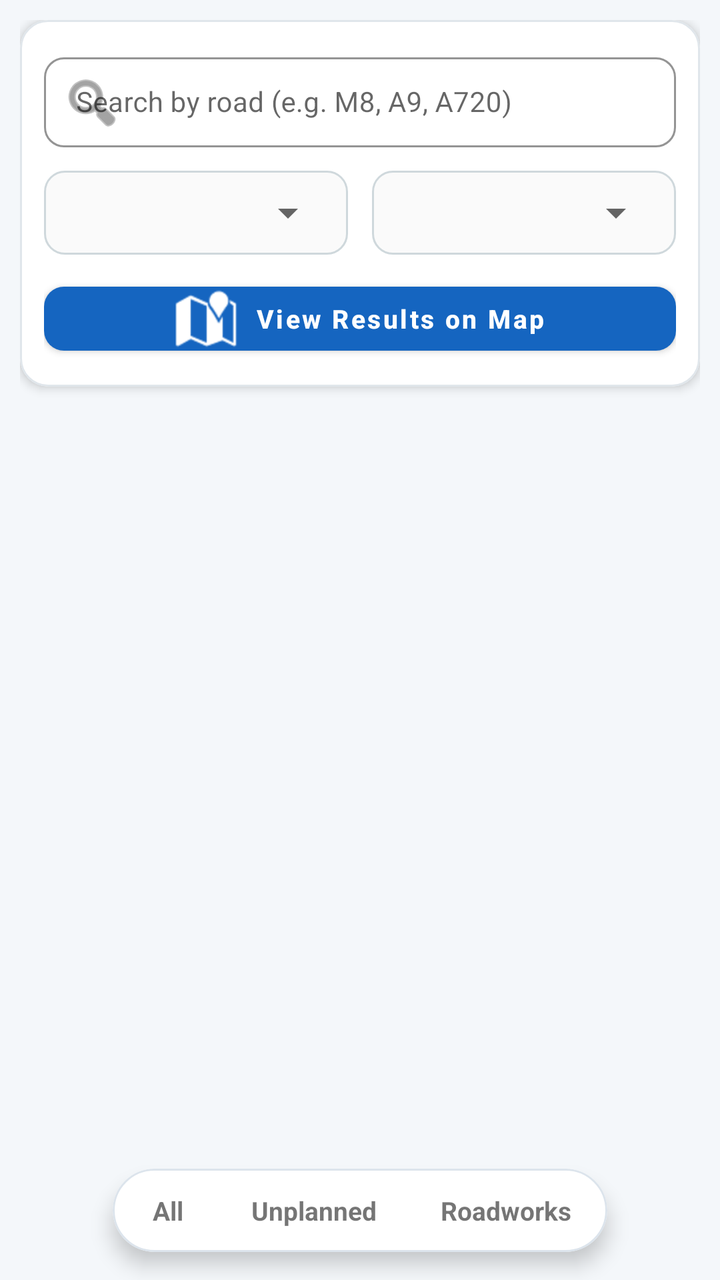
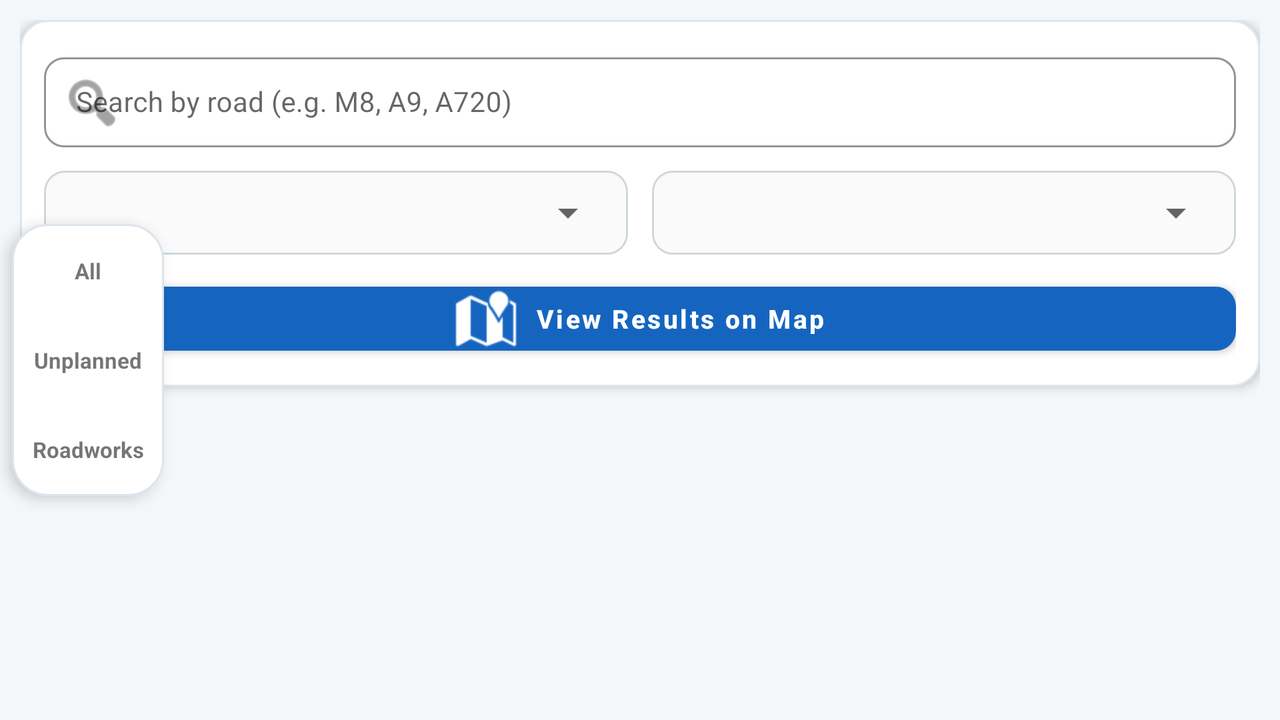

An Android layout and its configuration variant, each rendered on a device that would load it. The default file and the variant file are quoted in full after the pictures.
<!-- AndroidManifest.xml: application theme Theme.Nwaiwu_Value_S2358062 -->
<!-- res/layout/fragment_situation_list.xml -->
<?xml version="1.0" encoding="utf-8"?>
<FrameLayout xmlns:android="http://schemas.android.com/apk/res/android"
    xmlns:app="http://schemas.android.com/apk/res-auto"
    android:layout_width="match_parent"
    android:layout_height="match_parent"
    android:background="@color/blue_surface">

    <LinearLayout
        android:layout_width="match_parent"
        android:layout_height="match_parent"
        android:orientation="vertical"
        android:padding="10dp">

        
        <com.google.android.material.card.MaterialCardView
            android:id="@+id/searchControlsContainer"
            android:layout_width="match_parent"
            android:layout_height="wrap_content"
            android:layout_marginBottom="10dp"
            app:cardBackgroundColor="#FFFFFF"
            app:cardCornerRadius="14dp"
            app:cardElevation="3dp"
            app:strokeColor="#E0E6EB"
            app:strokeWidth="1dp">

            <LinearLayout
                android:layout_width="match_parent"
                android:layout_height="wrap_content"
                android:orientation="vertical"
                android:padding="12dp">

                <com.google.android.material.textfield.TextInputLayout
                    style="@style/Widget.MaterialComponents.TextInputLayout.OutlinedBox.Dense"
                    android:layout_width="match_parent"
                    android:layout_height="wrap_content"
                    android:hint="Search by road (e.g. M8, A9, A720)"
                    app:boxCornerRadiusBottomEnd="10dp"
                    app:boxCornerRadiusBottomStart="10dp"
                    app:boxCornerRadiusTopEnd="10dp"
                    app:boxCornerRadiusTopStart="10dp"
                    app:boxStrokeColor="@color/blue_primary"
                    app:endIconMode="clear_text"
                    app:startIconDrawable="@android:drawable/ic_menu_search">

                    <com.google.android.material.textfield.TextInputEditText
                        android:id="@+id/searchRoadInput"
                        android:layout_width="match_parent"
                        android:layout_height="wrap_content"
                        android:inputType="text"
                        android:maxLines="1"
                        android:textSize="14sp" />
                </com.google.android.material.textfield.TextInputLayout>

                <LinearLayout
                    android:layout_width="match_parent"
                    android:layout_height="wrap_content"
                    android:layout_marginTop="10dp"
                    android:baselineAligned="false"
                    android:orientation="horizontal">

                    <FrameLayout
                        android:layout_width="0dp"
                        android:layout_height="42dp"
                        android:layout_marginEnd="6dp"
                        android:layout_weight="1"
                        android:background="@drawable/bg_spinner_box"
                        android:paddingStart="6dp"
                        android:paddingEnd="6dp">

                        <Spinner
                            android:id="@+id/categorySpinner"
                            android:layout_width="match_parent"
                            android:layout_height="match_parent" />
                    </FrameLayout>

                    <FrameLayout
                        android:layout_width="0dp"
                        android:layout_height="42dp"
                        android:layout_marginStart="6dp"
                        android:layout_weight="1"
                        android:background="@drawable/bg_spinner_box"
                        android:paddingStart="6dp"
                        android:paddingEnd="6dp">

                        <Spinner
                            android:id="@+id/distanceSpinner"
                            android:layout_width="match_parent"
                            android:layout_height="match_parent" />
                    </FrameLayout>
                </LinearLayout>

                <com.google.android.material.button.MaterialButton
                    android:id="@+id/btnViewFilteredOnMap"
                    android:layout_width="match_parent"
                    android:layout_height="44dp"
                    android:layout_marginTop="10dp"
                    android:text="View Results on Map"
                    android:textAllCaps="false"
                    android:textSize="13sp"
                    android:textStyle="bold"
                    app:backgroundTint="@color/blue_primary"
                    app:cornerRadius="10dp"
                    app:icon="@android:drawable/ic_dialog_map"
                    app:iconGravity="textStart"
                    app:iconPadding="8dp" />
            </LinearLayout>
        </com.google.android.material.card.MaterialCardView>

        <TextView
            android:id="@+id/emptyView"
            android:layout_width="match_parent"
            android:layout_height="wrap_content"
            android:gravity="center"
            android:padding="24dp"
            android:text="No matching traffic situations found."
            android:textColor="#607D8B"
            android:visibility="gone" />

        
        <androidx.recyclerview.widget.RecyclerView
            android:id="@+id/situationsRecyclerView"
            android:layout_width="match_parent"
            android:layout_height="0dp"
            android:layout_weight="1"
            android:clipToPadding="false"
            android:paddingBottom="72dp" />
    </LinearLayout>

    
    <com.google.android.material.card.MaterialCardView
        android:id="@+id/feedFilterBar"
        android:layout_width="wrap_content"
        android:layout_height="wrap_content"
        android:layout_gravity="bottom|center_horizontal"
        android:layout_marginBottom="14dp"
        app:cardBackgroundColor="#FFFFFF"
        app:cardCornerRadius="28dp"
        app:cardElevation="6dp"
        app:strokeColor="#DCE4EC"
        app:strokeWidth="1dp">

        <LinearLayout
            android:layout_width="wrap_content"
            android:layout_height="wrap_content"
            android:orientation="horizontal"
            android:padding="4dp">

            <TextView
                android:id="@+id/btnFilterAll"
                android:layout_width="wrap_content"
                android:layout_height="wrap_content"
                android:clickable="true"
                android:focusable="true"
                android:paddingStart="16dp"
                android:paddingTop="8dp"
                android:paddingEnd="16dp"
                android:paddingBottom="8dp"
                android:text="All"
                android:textSize="13sp"
                android:textStyle="bold" />

            <TextView
                android:id="@+id/btnFilterUnplanned"
                android:layout_width="wrap_content"
                android:layout_height="wrap_content"
                android:layout_marginStart="4dp"
                android:clickable="true"
                android:focusable="true"
                android:paddingStart="14dp"
                android:paddingTop="8dp"
                android:paddingEnd="14dp"
                android:paddingBottom="8dp"
                android:text="Unplanned"
                android:textSize="13sp"
                android:textStyle="bold" />

            <TextView
                android:id="@+id/btnFilterRoadworks"
                android:layout_width="wrap_content"
                android:layout_height="wrap_content"
                android:layout_marginStart="4dp"
                android:clickable="true"
                android:focusable="true"
                android:paddingStart="14dp"
                android:paddingTop="8dp"
                android:paddingEnd="14dp"
                android:paddingBottom="8dp"
                android:text="Roadworks"
                android:textSize="13sp"
                android:textStyle="bold" />
        </LinearLayout>
    </com.google.android.material.card.MaterialCardView>

</FrameLayout>
<!-- resources referenced by this layout -->
<resources>
  <color name="blue_primary">#1565C0</color>
  <color name="blue_surface">#F4F7FA</color>
  <!-- drawable bg_spinner_box (drawable) -->
  <?xml version="1.0" encoding="utf-8"?>
  <shape xmlns:android="http://schemas.android.com/apk/res/android"
      android:shape="rectangle">
      <solid android:color="#FAFAFA" />
      <stroke
          android:width="1dp"
          android:color="#CFD8DC" />
      <corners android:radius="10dp" />
  </shape>
  <style name="Theme.Nwaiwu_Value_S2358062" parent="Theme.MaterialComponents.DayNight.NoActionBar">
          <item name="colorPrimary">@color/blue_primary</item>
          <item name="colorPrimaryVariant">@color/blue_dark</item>
          <item name="colorOnPrimary">@color/white</item>
          <item name="colorSecondary">@color/blue_accent</item>
          <item name="colorOnSecondary">@color/white</item>
          <item name="android:statusBarColor">@color/blue_dark</item>
          <item name="android:windowLightStatusBar">false</item>
      </style>
  <color name="blue_dark">#0D47A1</color>
  <color name="white">#FFFFFF</color>
  <color name="blue_accent">#1E88E5</color>
</resources>
<!-- res/layout-land/fragment_situation_list.xml (the repository's variant of the layout above) -->
<!-- drawn on the phone turned sideways -->
<?xml version="1.0" encoding="utf-8"?>
<FrameLayout xmlns:android="http://schemas.android.com/apk/res/android"
    xmlns:app="http://schemas.android.com/apk/res-auto"
    android:layout_width="match_parent"
    android:layout_height="match_parent"
    android:background="@color/blue_surface">

    <androidx.core.widget.NestedScrollView
        android:layout_width="match_parent"
        android:layout_height="match_parent"
        android:fillViewport="true">

        <LinearLayout
            android:layout_width="match_parent"
            android:layout_height="wrap_content"
            android:orientation="vertical"
            android:padding="10dp">

            
            <com.google.android.material.card.MaterialCardView
                android:id="@+id/searchControlsContainer"
                android:layout_width="match_parent"
                android:layout_height="wrap_content"
                android:layout_marginBottom="10dp"
                app:cardBackgroundColor="#FFFFFF"
                app:cardCornerRadius="14dp"
                app:cardElevation="3dp"
                app:strokeColor="#E0E6EB"
                app:strokeWidth="1dp">

                <LinearLayout
                    android:layout_width="match_parent"
                    android:layout_height="wrap_content"
                    android:orientation="vertical"
                    android:padding="12dp">

                    <com.google.android.material.textfield.TextInputLayout
                        style="@style/Widget.MaterialComponents.TextInputLayout.OutlinedBox.Dense"
                        android:layout_width="match_parent"
                        android:layout_height="wrap_content"
                        android:hint="Search by road (e.g. M8, A9, A720)"
                        app:boxCornerRadiusBottomEnd="10dp"
                        app:boxCornerRadiusBottomStart="10dp"
                        app:boxCornerRadiusTopEnd="10dp"
                        app:boxCornerRadiusTopStart="10dp"
                        app:boxStrokeColor="@color/blue_primary"
                        app:endIconMode="clear_text"
                        app:startIconDrawable="@android:drawable/ic_menu_search">

                        <com.google.android.material.textfield.TextInputEditText
                            android:id="@+id/searchRoadInput"
                            android:layout_width="match_parent"
                            android:layout_height="wrap_content"
                            android:inputType="text"
                            android:maxLines="1"
                            android:textSize="14sp" />
                    </com.google.android.material.textfield.TextInputLayout>

                    <LinearLayout
                        android:layout_width="match_parent"
                        android:layout_height="wrap_content"
                        android:layout_marginTop="10dp"
                        android:baselineAligned="false"
                        android:orientation="horizontal">

                        <FrameLayout
                            android:layout_width="0dp"
                            android:layout_height="42dp"
                            android:layout_marginEnd="6dp"
                            android:layout_weight="1"
                            android:background="@drawable/bg_spinner_box"
                            android:paddingStart="6dp"
                            android:paddingEnd="6dp">

                            <Spinner
                                android:id="@+id/categorySpinner"
                                android:layout_width="match_parent"
                                android:layout_height="match_parent" />
                        </FrameLayout>

                        <FrameLayout
                            android:layout_width="0dp"
                            android:layout_height="42dp"
                            android:layout_marginStart="6dp"
                            android:layout_weight="1"
                            android:background="@drawable/bg_spinner_box"
                            android:paddingStart="6dp"
                            android:paddingEnd="6dp">

                            <Spinner
                                android:id="@+id/distanceSpinner"
                                android:layout_width="match_parent"
                                android:layout_height="match_parent" />
                        </FrameLayout>
                    </LinearLayout>

                    <com.google.android.material.button.MaterialButton
                        android:id="@+id/btnViewFilteredOnMap"
                        android:layout_width="match_parent"
                        android:layout_height="44dp"
                        android:layout_marginTop="10dp"
                        android:text="View Results on Map"
                        android:textAllCaps="false"
                        android:textSize="13sp"
                        android:textStyle="bold"
                        app:backgroundTint="@color/blue_primary"
                        app:cornerRadius="10dp"
                        app:icon="@android:drawable/ic_dialog_map"
                        app:iconGravity="textStart"
                        app:iconPadding="8dp" />
                </LinearLayout>
            </com.google.android.material.card.MaterialCardView>

            <TextView
                android:id="@+id/emptyView"
                android:layout_width="match_parent"
                android:layout_height="wrap_content"
                android:gravity="center"
                android:padding="24dp"
                android:text="No matching traffic situations found."
                android:textColor="#607D8B"
                android:visibility="gone" />

            
            <androidx.recyclerview.widget.RecyclerView
                android:id="@+id/situationsRecyclerView"
                android:layout_width="match_parent"
                android:layout_height="wrap_content"
                android:clipToPadding="false"
                android:nestedScrollingEnabled="false"
                android:paddingStart="86dp"
                android:paddingEnd="0dp" />
        </LinearLayout>
    </androidx.core.widget.NestedScrollView>

    
    <com.google.android.material.card.MaterialCardView
        android:id="@+id/feedFilterBar"
        android:layout_width="wrap_content"
        android:layout_height="wrap_content"
        android:layout_gravity="center_vertical|start"
        android:layout_marginStart="6dp"
        app:cardBackgroundColor="#FFFFFF"
        app:cardCornerRadius="18dp"
        app:cardElevation="4dp"
        app:strokeColor="#DCE4EC"
        app:strokeWidth="1dp">

        <LinearLayout
            android:layout_width="76dp"
            android:layout_height="wrap_content"
            android:orientation="vertical"
            android:padding="4dp">

            <TextView
                android:id="@+id/btnFilterAll"
                android:layout_width="match_parent"
                android:layout_height="wrap_content"
                android:clickable="true"
                android:focusable="true"
                android:gravity="center"
                android:paddingTop="12dp"
                android:paddingBottom="12dp"
                android:text="All"
                android:textSize="11sp"
                android:textStyle="bold" />

            <TextView
                android:id="@+id/btnFilterUnplanned"
                android:layout_width="match_parent"
                android:layout_height="wrap_content"
                android:layout_marginTop="6dp"
                android:clickable="true"
                android:focusable="true"
                android:gravity="center"
                android:paddingTop="12dp"
                android:paddingBottom="12dp"
                android:text="Unplanned"
                android:textSize="11sp"
                android:textStyle="bold" />

            <TextView
                android:id="@+id/btnFilterRoadworks"
                android:layout_width="match_parent"
                android:layout_height="wrap_content"
                android:layout_marginTop="6dp"
                android:clickable="true"
                android:focusable="true"
                android:gravity="center"
                android:paddingTop="12dp"
                android:paddingBottom="12dp"
                android:text="Roadworks"
                android:textSize="11sp"
                android:textStyle="bold" />
        </LinearLayout>
    </com.google.android.material.card.MaterialCardView>

</FrameLayout>
